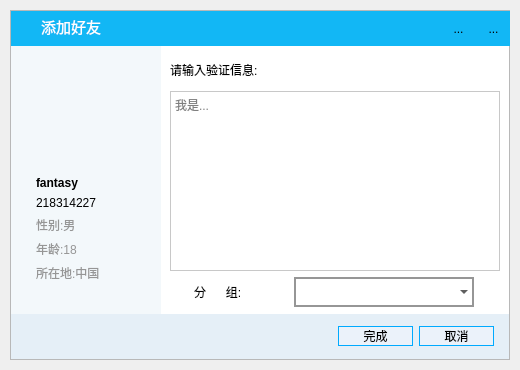
<?xml version="1.0" encoding="UTF-8"?>
<ui version="4.0">
 <class>AddFriend</class>
 <widget class="QWidget" name="AddFriend">
  <property name="geometry">
   <rect>
    <x>0</x>
    <y>0</y>
    <width>520</width>
    <height>370</height>
   </rect>
  </property>
  <property name="minimumSize">
   <size>
    <width>520</width>
    <height>370</height>
   </size>
  </property>
  <property name="maximumSize">
   <size>
    <width>520</width>
    <height>370</height>
   </size>
  </property>
  <property name="windowTitle">
   <string>Form</string>
  </property>
  <layout class="QVBoxLayout" name="verticalLayout_4">
   <property name="spacing">
    <number>0</number>
   </property>
   <property name="leftMargin">
    <number>10</number>
   </property>
   <property name="topMargin">
    <number>10</number>
   </property>
   <property name="rightMargin">
    <number>10</number>
   </property>
   <property name="bottomMargin">
    <number>10</number>
   </property>
   <item>
    <widget class="QFrame" name="frame">
     <property name="minimumSize">
      <size>
       <width>500</width>
       <height>350</height>
      </size>
     </property>
     <property name="maximumSize">
      <size>
       <width>500</width>
       <height>350</height>
      </size>
     </property>
     <property name="frameShape">
      <enum>QFrame::StyledPanel</enum>
     </property>
     <property name="frameShadow">
      <enum>QFrame::Raised</enum>
     </property>
     <layout class="QVBoxLayout" name="verticalLayout">
      <property name="spacing">
       <number>0</number>
      </property>
      <property name="leftMargin">
       <number>0</number>
      </property>
      <property name="topMargin">
       <number>0</number>
      </property>
      <property name="rightMargin">
       <number>0</number>
      </property>
      <property name="bottomMargin">
       <number>0</number>
      </property>
      <item>
       <widget class="QWidget" name="widget_5" native="true">
        <property name="minimumSize">
         <size>
          <width>500</width>
          <height>35</height>
         </size>
        </property>
        <property name="maximumSize">
         <size>
          <width>16777215</width>
          <height>35</height>
         </size>
        </property>
        <property name="styleSheet">
         <string notr="true">QWidget
{
	background-color:rgb(18,183,245);
}</string>
        </property>
        <layout class="QHBoxLayout" name="horizontalLayout">
         <property name="spacing">
          <number>0</number>
         </property>
         <property name="leftMargin">
          <number>10</number>
         </property>
         <property name="topMargin">
          <number>0</number>
         </property>
         <property name="rightMargin">
          <number>0</number>
         </property>
         <property name="bottomMargin">
          <number>5</number>
         </property>
         <item>
          <widget class="QLabel" name="label">
           <property name="minimumSize">
            <size>
             <width>20</width>
             <height>20</height>
            </size>
           </property>
           <property name="maximumSize">
            <size>
             <width>20</width>
             <height>20</height>
            </size>
           </property>
           <property name="text">
            <string/>
           </property>
           <property name="pixmap">
            <pixmap resource="lib.qrc">:/lib/Loge.png</pixmap>
           </property>
           <property name="scaledContents">
            <bool>true</bool>
           </property>
          </widget>
         </item>
         <item>
          <widget class="QLabel" name="label_2">
           <property name="styleSheet">
            <string notr="true">QLabel
{
	color:white;
	font-size:15px;
}</string>
           </property>
           <property name="text">
            <string>添加好友</string>
           </property>
          </widget>
         </item>
         <item>
          <spacer name="horizontalSpacer">
           <property name="orientation">
            <enum>Qt::Horizontal</enum>
           </property>
           <property name="sizeHint" stdset="0">
            <size>
             <width>337</width>
             <height>20</height>
            </size>
           </property>
          </spacer>
         </item>
         <item>
          <widget class="QToolButton" name="MiniBtn">
           <property name="minimumSize">
            <size>
             <width>35</width>
             <height>35</height>
            </size>
           </property>
           <property name="maximumSize">
            <size>
             <width>35</width>
             <height>35</height>
            </size>
           </property>
           <property name="focusPolicy">
            <enum>Qt::ClickFocus</enum>
           </property>
           <property name="toolTip">
            <string/>
           </property>
           <property name="toolTipDuration">
            <number>-1</number>
           </property>
           <property name="styleSheet">
            <string notr="true">QToolButton:hover
{
	background-color:rgba(200, 200, 200,85);
}
QToolButton:pressed
{
	background-color:rgba(220,220,220,85);
}
</string>
           </property>
           <property name="text">
            <string>...</string>
           </property>
           <property name="icon">
            <iconset resource="lib.qrc">
             <normaloff>:/lib/zuixiaohua.png</normaloff>:/lib/zuixiaohua.png</iconset>
           </property>
           <property name="autoRaise">
            <bool>true</bool>
           </property>
          </widget>
         </item>
         <item>
          <widget class="QToolButton" name="CloseBtn">
           <property name="minimumSize">
            <size>
             <width>35</width>
             <height>35</height>
            </size>
           </property>
           <property name="maximumSize">
            <size>
             <width>35</width>
             <height>35</height>
            </size>
           </property>
           <property name="focusPolicy">
            <enum>Qt::ClickFocus</enum>
           </property>
           <property name="toolTip">
            <string/>
           </property>
           <property name="styleSheet">
            <string notr="true">QToolButton:hover 
{
	background-color:rgb(255, 0, 0);
}
QToolButton:pressed
{
	background-color:rgb(170, 0, 0);
}
</string>
           </property>
           <property name="text">
            <string>...</string>
           </property>
           <property name="icon">
            <iconset resource="lib.qrc">
             <normaloff>:/lib/guanbi.png</normaloff>:/lib/guanbi.png</iconset>
           </property>
           <property name="autoRaise">
            <bool>true</bool>
           </property>
          </widget>
         </item>
        </layout>
       </widget>
      </item>
      <item>
       <widget class="QWidget" name="widget" native="true">
        <property name="minimumSize">
         <size>
          <width>0</width>
          <height>270</height>
         </size>
        </property>
        <property name="maximumSize">
         <size>
          <width>16777215</width>
          <height>270</height>
         </size>
        </property>
        <layout class="QHBoxLayout" name="horizontalLayout_2">
         <property name="spacing">
          <number>0</number>
         </property>
         <property name="leftMargin">
          <number>0</number>
         </property>
         <property name="topMargin">
          <number>0</number>
         </property>
         <property name="rightMargin">
          <number>0</number>
         </property>
         <property name="bottomMargin">
          <number>0</number>
         </property>
         <item>
          <widget class="QWidget" name="widget_3" native="true">
           <property name="minimumSize">
            <size>
             <width>150</width>
             <height>0</height>
            </size>
           </property>
           <property name="maximumSize">
            <size>
             <width>150</width>
             <height>16777215</height>
            </size>
           </property>
           <property name="styleSheet">
            <string notr="true">QWidget
{
	background-color:rgb(243,248,251);
}</string>
           </property>
           <layout class="QVBoxLayout" name="verticalLayout_2">
            <property name="spacing">
             <number>6</number>
            </property>
            <property name="leftMargin">
             <number>25</number>
            </property>
            <item>
             <spacer name="verticalSpacer">
              <property name="orientation">
               <enum>Qt::Vertical</enum>
              </property>
              <property name="sizeType">
               <enum>QSizePolicy::Fixed</enum>
              </property>
              <property name="sizeHint" stdset="0">
               <size>
                <width>20</width>
                <height>20</height>
               </size>
              </property>
             </spacer>
            </item>
            <item>
             <widget class="QLabel" name="HeadshotLab">
              <property name="minimumSize">
               <size>
                <width>100</width>
                <height>100</height>
               </size>
              </property>
              <property name="maximumSize">
               <size>
                <width>100</width>
                <height>100</height>
               </size>
              </property>
              <property name="text">
               <string/>
              </property>
              <property name="pixmap">
               <pixmap resource="lib.qrc">:/lib/default.jpg</pixmap>
              </property>
              <property name="scaledContents">
               <bool>true</bool>
              </property>
             </widget>
            </item>
            <item>
             <widget class="QLabel" name="NickNameLab">
              <property name="styleSheet">
               <string notr="true">QLabel
{
	font-weight:bold;
}</string>
              </property>
              <property name="text">
               <string>fantasy</string>
              </property>
             </widget>
            </item>
            <item>
             <widget class="QLabel" name="AccLab">
              <property name="text">
               <string>218314227</string>
              </property>
             </widget>
            </item>
            <item>
             <widget class="QLabel" name="SexLab">
              <property name="styleSheet">
               <string notr="true">QLabel
{
	color:rgb(150,150,150);
}</string>
              </property>
              <property name="text">
               <string>性别:男</string>
              </property>
             </widget>
            </item>
            <item>
             <widget class="QLabel" name="AgeLab">
              <property name="styleSheet">
               <string notr="true">QLabel
{
	color:rgb(150,150,150);
}</string>
              </property>
              <property name="text">
               <string>年龄:18</string>
              </property>
             </widget>
            </item>
            <item>
             <widget class="QLabel" name="LocLab">
              <property name="styleSheet">
               <string notr="true">QLabel
{
	color:rgb(150,150,150);
}</string>
              </property>
              <property name="text">
               <string>所在地:中国</string>
              </property>
             </widget>
            </item>
            <item>
             <spacer name="verticalSpacer_2">
              <property name="orientation">
               <enum>Qt::Vertical</enum>
              </property>
              <property name="sizeType">
               <enum>QSizePolicy::Fixed</enum>
              </property>
              <property name="sizeHint" stdset="0">
               <size>
                <width>20</width>
                <height>25</height>
               </size>
              </property>
             </spacer>
            </item>
           </layout>
          </widget>
         </item>
         <item>
          <widget class="QWidget" name="widget_4" native="true">
           <property name="styleSheet">
            <string notr="true">QWidget
{
	background-color:white;;
}</string>
           </property>
           <layout class="QVBoxLayout" name="verticalLayout_3">
            <item>
             <widget class="QLabel" name="YanzhengLab">
              <property name="minimumSize">
               <size>
                <width>120</width>
                <height>30</height>
               </size>
              </property>
              <property name="maximumSize">
               <size>
                <width>120</width>
                <height>30</height>
               </size>
              </property>
              <property name="text">
               <string>请输入验证信息:</string>
              </property>
             </widget>
            </item>
            <item>
             <widget class="QPlainTextEdit" name="Yanzheng">
              <property name="styleSheet">
               <string notr="true">QPlainTextEdit
{
	border-color:rgb(200, 200, 200);
	border-style:solid;
	border-width:1px;
}
QPlainTextEdit:hover
{
	border-color:rgb(18,183,245);
	border-style:solid;
	border-width:1px;
}</string>
              </property>
              <property name="placeholderText">
               <string>我是...</string>
              </property>
             </widget>
            </item>
            <item>
             <layout class="QHBoxLayout" name="horizontalLayout_3">
              <item>
               <widget class="QLabel" name="label_9">
                <property name="minimumSize">
                 <size>
                  <width>70</width>
                  <height>30</height>
                 </size>
                </property>
                <property name="maximumSize">
                 <size>
                  <width>70</width>
                  <height>30</height>
                 </size>
                </property>
                <property name="text">
                 <string>分      组:</string>
                </property>
               </widget>
              </item>
              <item>
               <widget class="QComboBox" name="FriCombo">
                <property name="minimumSize">
                 <size>
                  <width>180</width>
                  <height>30</height>
                 </size>
                </property>
                <property name="maximumSize">
                 <size>
                  <width>180</width>
                  <height>30</height>
                 </size>
                </property>
                <property name="styleSheet">
                 <string notr="true">QComboBox
{
	background-color:transparent;
	border-style:solid;
	border-width:2px;
	border-color:rgb(150,150,150);
}
QComboBox:hover
{
	background-color:transparent;
	border-style:solid;
	border-width:2px;
	border-color:rgb(0,155,219);
}</string>
                </property>
               </widget>
              </item>
             </layout>
            </item>
           </layout>
          </widget>
         </item>
        </layout>
       </widget>
      </item>
      <item>
       <widget class="QWidget" name="widget_2" native="true">
        <property name="minimumSize">
         <size>
          <width>0</width>
          <height>45</height>
         </size>
        </property>
        <property name="maximumSize">
         <size>
          <width>16777215</width>
          <height>45</height>
         </size>
        </property>
        <property name="styleSheet">
         <string notr="true">QWidget
{
	background-color:rgb(229,239,247);
}</string>
        </property>
        <layout class="QHBoxLayout" name="horizontalLayout_4">
         <property name="spacing">
          <number>6</number>
         </property>
         <property name="leftMargin">
          <number>0</number>
         </property>
         <property name="topMargin">
          <number>0</number>
         </property>
         <property name="rightMargin">
          <number>0</number>
         </property>
         <property name="bottomMargin">
          <number>0</number>
         </property>
         <item>
          <spacer name="horizontalSpacer_2">
           <property name="orientation">
            <enum>Qt::Horizontal</enum>
           </property>
           <property name="sizeHint" stdset="0">
            <size>
             <width>317</width>
             <height>19</height>
            </size>
           </property>
          </spacer>
         </item>
         <item>
          <widget class="QPushButton" name="OkBtn">
           <property name="minimumSize">
            <size>
             <width>75</width>
             <height>20</height>
            </size>
           </property>
           <property name="maximumSize">
            <size>
             <width>75</width>
             <height>20</height>
            </size>
           </property>
           <property name="focusPolicy">
            <enum>Qt::ClickFocus</enum>
           </property>
           <property name="styleSheet">
            <string notr="true">QPushButton
{
	background-color:rgb(235,242,250);
	border-style:solid;
	border-width:1px;
	border-color:rgb(0, 170, 255);
}
QPushButton:hover
{
	background-color:rgb(0, 170, 255);
	border-style:solid;
	border-width:1px;
	border-color:rgb(116, 186, 220);
}
QPushButton:press
{
	background-color:rgb(235,242,250);
	border-style:solid;
	border-width:1px;
	border-color:rgb(0, 170, 255);
}</string>
           </property>
           <property name="text">
            <string>完成</string>
           </property>
          </widget>
         </item>
         <item>
          <widget class="QPushButton" name="NoBtn">
           <property name="minimumSize">
            <size>
             <width>75</width>
             <height>20</height>
            </size>
           </property>
           <property name="maximumSize">
            <size>
             <width>75</width>
             <height>20</height>
            </size>
           </property>
           <property name="focusPolicy">
            <enum>Qt::ClickFocus</enum>
           </property>
           <property name="styleSheet">
            <string notr="true">QPushButton
{
	background-color:rgb(235,242,250);
	border-style:solid;
	border-width:1px;
	border-color:rgb(0, 170, 255);
}
QPushButton:hover
{
	background-color:rgb(0, 170, 255);
	border-style:solid;
	border-width:1px;
	border-color:rgb(116, 186, 220);
}
QPushButton:press
{
	background-color:rgb(235,242,250);
	border-style:solid;
	border-width:1px;
	border-color:rgb(0, 170, 255);
}</string>
           </property>
           <property name="text">
            <string>取消</string>
           </property>
          </widget>
         </item>
         <item>
          <spacer name="horizontalSpacer_3">
           <property name="orientation">
            <enum>Qt::Horizontal</enum>
           </property>
           <property name="sizeType">
            <enum>QSizePolicy::Fixed</enum>
           </property>
           <property name="sizeHint" stdset="0">
            <size>
             <width>15</width>
             <height>20</height>
            </size>
           </property>
          </spacer>
         </item>
        </layout>
       </widget>
      </item>
     </layout>
    </widget>
   </item>
  </layout>
 </widget>
 <resources>
  <include location="lib.qrc"/>
 </resources>
 <connections/>
</ui>
